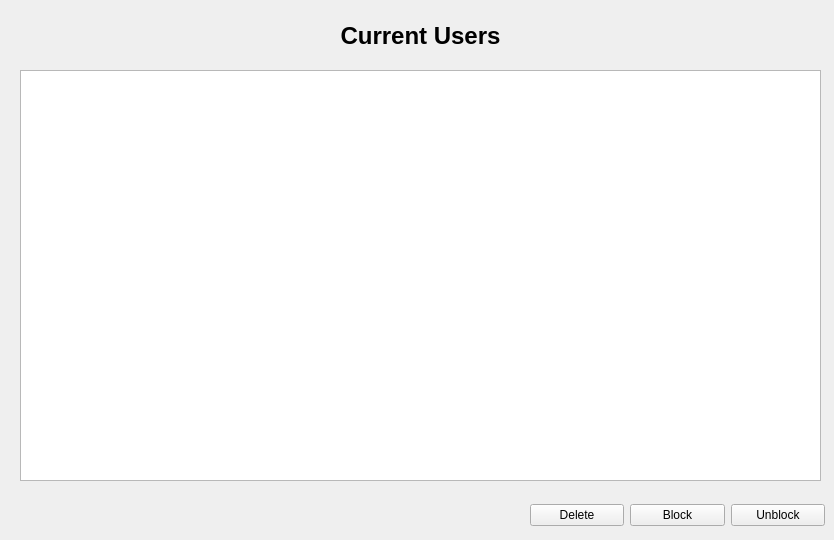
    <widget class="QWidget" name="editUsersPage">
     <widget class="QWidget" name="layoutWidget_7">
      <property name="geometry">
       <rect>
        <x>530</x>
        <y>500</y>
        <width>295</width>
        <height>31</height>
       </rect>
      </property>
      <layout class="QHBoxLayout" name="horizontalLayout_4">
       <item>
        <widget class="QPushButton" name="deleteButton_eup">
         <property name="text">
          <string>Delete</string>
         </property>
        </widget>
       </item>
       <item>
        <widget class="QPushButton" name="blockButton_eup">
         <property name="text">
          <string>Block</string>
         </property>
        </widget>
       </item>
       <item>
        <widget class="QPushButton" name="unblockButton_eup">
         <property name="text">
          <string>Unblock</string>
         </property>
        </widget>
       </item>
      </layout>
     </widget>
     <widget class="QListView" name="userListView">
      <property name="geometry">
       <rect>
        <x>20</x>
        <y>70</y>
        <width>801</width>
        <height>411</height>
       </rect>
      </property>
     </widget>
     <widget class="QLabel" name="label_eup_1">
      <property name="geometry">
       <rect>
        <x>20</x>
        <y>20</y>
        <width>801</width>
        <height>31</height>
       </rect>
      </property>
      <property name="font">
       <font>
        <pointsize>18</pointsize>
        <bold>true</bold>
       </font>
      </property>
      <property name="text">
       <string>Current Users</string>
      </property>
      <property name="alignment">
       <set>Qt::AlignCenter</set>
      </property>
     </widget>
    </widget>
